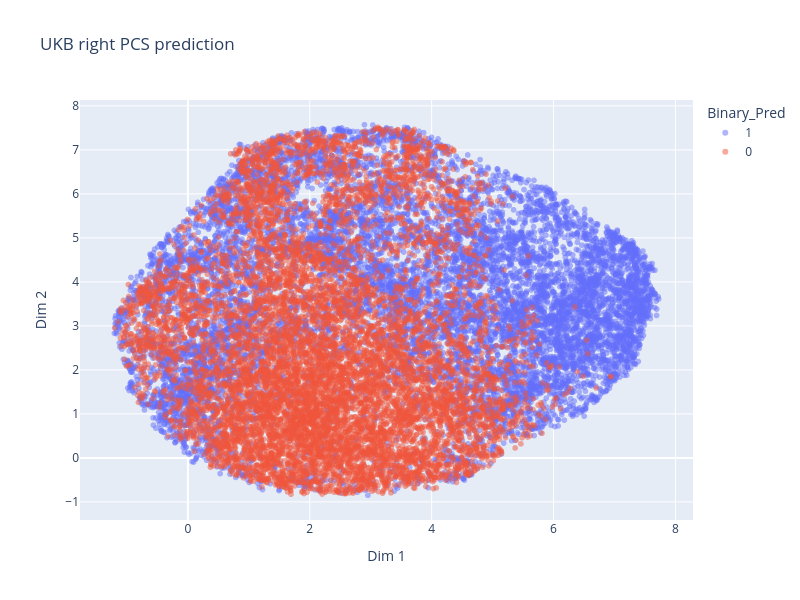

Notebook cell for this chart:
### Code cell
visualize_clusters(bdd_2D_UKB, 'Binary_Pred', 'UKB right PCS prediction')

### Figure 1 — Plotly figure (JSON) as saved in the notebook; plotly's stock layout.template omitted (floating-point values rounded to 4 significant figures; data arrays with more than 128 entries replaced by an {"elided": "..."} marker saying what was removed)
{"data": [{"customdata": {"elided": "11446x2 mixed values"}, "hovertemplate": "Binary_Pred=1<br>Dim 1=%{x}<br>Dim 2=%{y}<br>Dataset=%{customdata[0]}<br>ID=%{customdata[1]}<extra></extra>", "legendgroup": "1", "marker": {"color": "#636efa", "opacity": 0.5, "symbol": "circle"}, "mode": "markers", "name": "1", "showlegend": true, "type": "scattergl", "x": {"elided": "11446 float values"}, "xaxis": "x", "y": {"elided": "11446 float values"}, "yaxis": "y"}, {"customdata": {"elided": "9606x2 mixed values"}, "hovertemplate": "Binary_Pred=0<br>Dim 1=%{x}<br>Dim 2=%{y}<br>Dataset=%{customdata[0]}<br>ID=%{customdata[1]}<extra></extra>", "legendgroup": "0", "marker": {"color": "#EF553B", "opacity": 0.5, "symbol": "circle"}, "mode": "markers", "name": "0", "showlegend": true, "type": "scattergl", "x": {"elided": "9606 float values"}, "xaxis": "x", "y": {"elided": "9606 float values"}, "yaxis": "y"}], "layout": {"height": 600, "legend": {"title": {"text": "Binary_Pred"}, "tracegroupgap": 0}, "title": {"text": "UKB right PCS prediction"}, "width": 800, "xaxis": {"anchor": "y", "domain": [0, 1], "title": {"text": "Dim 1"}}, "yaxis": {"anchor": "x", "domain": [0, 1], "title": {"text": "Dim 2"}}}}
